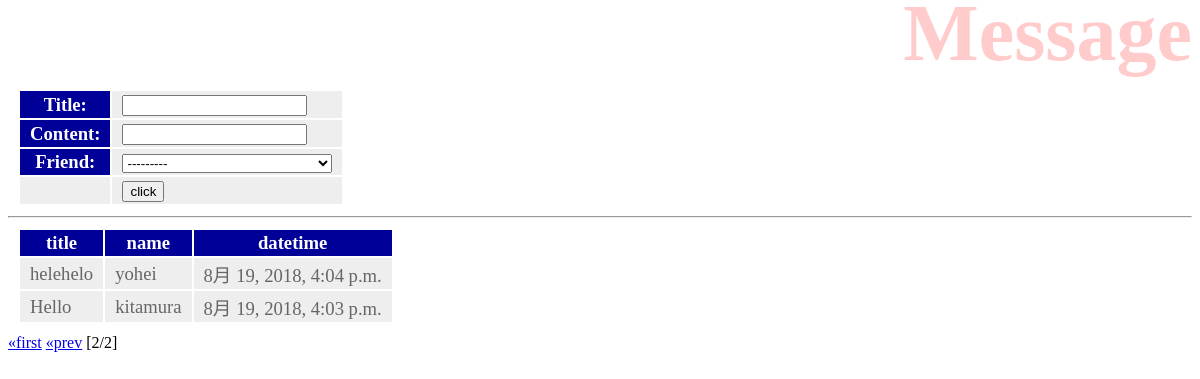
Page /hello/message/2 on the committed database.
### hello/models.py (models this page shows, shortened)
class Message(models.Model):
    friend = models.ForeignKey(Friend, on_delete=models.CASCADE)
    title = models.CharField(max_length=100)
    content = models.CharField(max_length=300)
    pub_date = models.DateTimeField(auto_now_add=True)
    class Meta:
        ordering = ('pub_date',)

class Friend(models.Model):
    name = models.CharField(max_length=10, validators=[MinLengthValidator(1), number_only],)
    mail = models.EmailField(max_length=200)
    gender = models.BooleanField()
    age = models.IntegerField(default=0, validators=[MinValueValidator(0), MaxValueValidator(150)])
    birthday = models.DateField()
    def __str__(self):
        return '< Friend: id=' + str(self.id) + ',' + self.name + '(' + str(self.age) + ') >'

### hello/views.py (the view)
# urls.py: path('message/', views.message, name='message'),
def message(request, page=1):
    if request.method == 'POST':
        form = MessageForm(request.POST, instance=Message())
        form.save()
    data = Message.objects.all().reverse()
    paginator = Paginator(data, 3)
    params = {
        'title': 'Message',
        'form': MessageForm(),
        'data': paginator.get_page(page),
    }
    return render(request, 'hello/message.html', params)

### hello/forms.py
class MessageForm(forms.ModelForm):
    class Meta:
        model = Message
        fields = ['title', 'content', 'friend']

### hello/templates/hello/message.html (shortened to what this page needs)
{% load static %}
<!DOCTYPE html>
<html lang="ja">
<head>
    <link rel="stylesheet" type="text/css" href="{% static 'hello/css/style.css' %}" />
</head>
<body>
    <h1>{{title}}</h1>
    <table>
        <form action="{% url 'message' %}" method="post">
            {{ form.as_table }}
            <tr><td></td><td><input type="submit" value="click"></td></tr>
        </form>
    </table>
    <hr>
    <table>
        <tr>
            <th>title</th>
            <th>name</th>
            <th>datetime</th>
        </tr>
    {% for item in data %}
        <tr>
            <td>{{item.title}}</td>
            <td>{{item.friend.name}}</td>
            <td>{{item.pub_date}}</td>
        </tr>
    {% endfor %}
    </table>
    <div class="pagination">
        {% if data.has_previous %}
            <a href="{% url 'message' %}">&laquo;first</a>
            <a href="{% url 'message' %}{{ data.previous_page_number }}">&laquo;prev</a>
        {% endif %}
        <span class="current">
            [{{data.number}}/{{data.paginator.num_pages}}]
        </span>
    </div>
</body>
</html>

### hello/static/hello/css/style.css (style rules this page uses)
h1 { color:red; opacity:0.2; font-size:60pt; margin-top:-20px; margin-bottom:0px; text-align:right; }
table { margin:10px; font-size:14pt; }
table tr th { background-color:#009; color:white; padding:2px 10px; border-size:2px; }
table tr td { background-color:#eee; color:#666; padding:2px 10px; border-size:2px; }

### rows in the picture
Message: title "helehelo", friend.name "yohei", pub_date "8月 19, 2018, 4:04 p.m."
Message: title "Hello", friend.name "kitamura", pub_date "8月 19, 2018, 4:03 p.m."

### other values in the picture
{{ data.number }} "2"
{{ data.paginator.num_pages }} "2"
